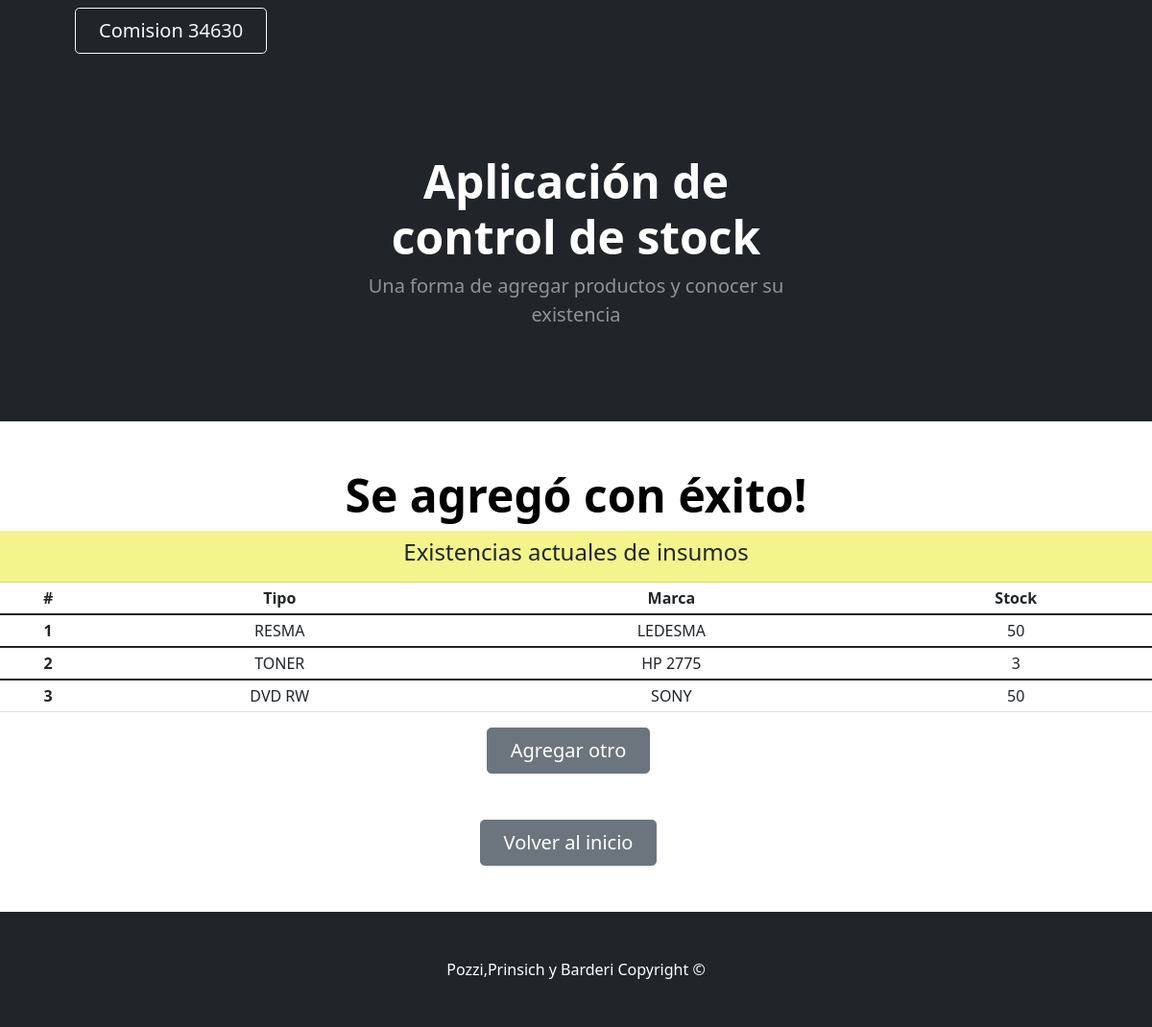
The app's page /listados/show_insumos/ with its own data.
### Miapp/models.py (models this page shows)
class Insumos (models.Model):
    tipo_insumo= models.CharField (max_length=50)
    marca_insumo= models.CharField (max_length=50)
    stock_insumo= models.IntegerField ()

### Miapp/views.py (the view)
# urls.py: path('show_insumos/',show_insumos,name="show_insumos"),
def show_insumos(request):
    lista = Insumos.objects.all()
    return render(request, "show_insumos.html",{"Insumos": lista} )

### Miapp/templates/show_insumos.html
{% extends 'padre.html' %}
{% load static %}
{% block Contenido_cambiante %}
<h1 class="display-5 fw-bolder text-black mb-2"> Se agregó con éxito! </h1>
<div class="card-header" style="background-color: rgba(244, 244, 136, 0.957);">
  <h4>Existencias actuales de insumos</h4>
</div>
    <table class="table table-sm">
        <thead class="thead-dark">
          <tr>
            <th scope="col">#</th>
            <th scope="col">Tipo</th>
            <th scope="col">Marca</th>
            <th scope="col">Stock</th>
          </tr>
        </thead>
        {% for insumo in Insumos %}
        <tbody>
          <tr>
            <th scope="row">{{insumo.id}}</th>
            <td>{{insumo.tipo_insumo}}</td>
            <td>{{insumo.marca_insumo}}</td>
            <td>{{insumo.stock_insumo}}</td>
          </tr>
        </tbody>
        {% endfor %}
    </table>
<a class="btn btn-secondary btn-lg px-4 me-sm-3" href="{% url 'Insumos'%}">Agregar otro</a>
{% endblock %}

### records on screen
Insumos: id "1", tipo_insumo "RESMA", marca_insumo "LEDESMA", stock_insumo "50"
Insumos: id "2", tipo_insumo "TONER", marca_insumo "HP 2775", stock_insumo "3"
Insumos: id "3", tipo_insumo "DVD RW", marca_insumo "SONY", stock_insumo "50"
